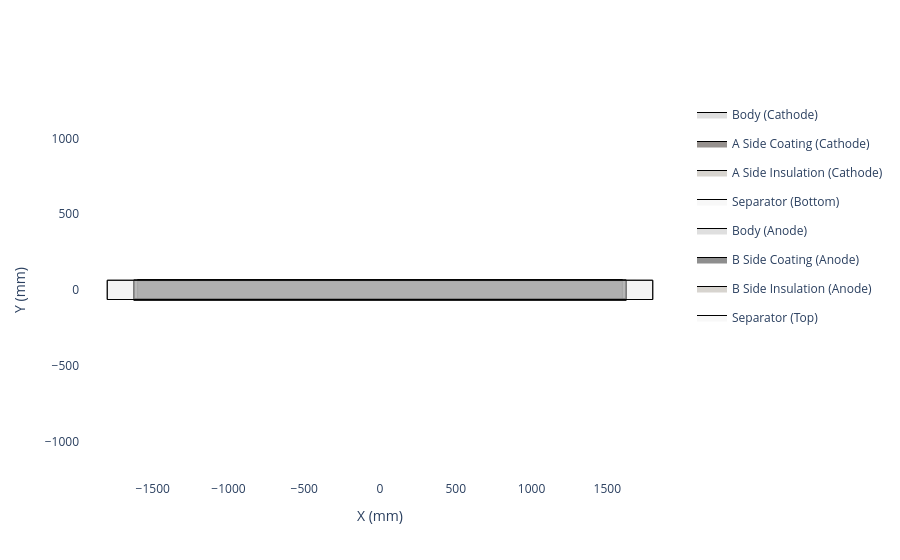

This figure's notebook cell:
### Code cell
# create the layup 

top_separator = ocd.Separator(
    material=separator_material, 
    thickness=12,
    width = 127,
    length = 3600
)

bottom_serparator = ocd.Separator(
    material=separator_material, 
    thickness=12,
    width = 127,
    length = 3600,
)

my_layup = ocd.Laminate(
    anode=my_anode,
    cathode=my_cathode,
    top_separator=top_separator,
    bottom_separator=bottom_serparator,
    name="CBAK-32140NS"
)

my_layup.get_top_down_view().show()

### Figure 1 — Plotly figure (JSON) as saved in the notebook; plotly's stock layout.template omitted (floating-point values rounded to 4 significant figures)
{"data": [{"fill": "toself", "fillcolor": "rgba(192, 192, 192, 0.5)", "legendgroup": "Body (Cathode) (Cathode)", "line": {"color": "black", "width": 1}, "mode": "lines", "name": "Body (Cathode)", "showlegend": true, "type": "scatter", "x": [-1600.0, -1600.0, -1600.0, 1600.0, 1600.0, 1600.0, -1600.0], "y": [-62.5, 62.5, 67.5, 67.5, 62.5, -62.5, -62.5]}, {"fill": "toself", "fillcolor": "rgba(47, 36, 31, 0.5)", "legendgroup": "A Side Coating (Cathode) (Cathode)", "line": {"color": "black", "width": 1}, "mode": "lines", "name": "A Side Coating (Cathode)", "type": "scatter", "x": [-1600.0, -1600.0, -1600.0, 1600.0, 1600.0, 1600.0, -1600.0, -1600.0, -1600.0, -1600.0, 1600.0, 1600.0, 1600.0, -1600.0], "y": [-62.5, 60.0, 60.0, 60.0, 60.0, -62.5, -62.5, -62.5, 60.0, 60.0, 60.0, 60.0, -62.5, -62.5]}, {"fill": "toself", "fillcolor": "rgba(176, 169, 159, 0.5)", "legendgroup": "A Side Insulation (Cathode) (Cathode)", "line": {"color": "black", "width": 1}, "mode": "lines", "name": "A Side Insulation (Cathode)", "type": "scatter", "x": [-1600.0, -1600.0, 1600.0, 1600.0, -1600.0, -1600.0, -1600.0, 1600.0, 1600.0, -1600.0], "y": [60.0, 62.5, 62.5, 60.0, 60.0, 60.0, 62.5, 62.5, 60.0, 60.0]}, {"fill": "toself", "fillcolor": "rgba(242, 242, 242, 0.5)", "legendgroup": "Separator_bottom", "line": {"color": "black", "width": 1}, "mode": "lines", "name": "Separator (Bottom)", "showlegend": true, "type": "scatter", "x": [-1800.0, -1800.0, 1800.0, 1800.0, -1800.0], "y": [-63.5, 63.5, 63.5, -63.5, -63.5]}, {"fill": "toself", "fillcolor": "rgba(192, 192, 192, 0.5)", "legendgroup": "Body (Anode) (Anode)", "line": {"color": "black", "width": 1}, "mode": "lines", "name": "Body (Anode)", "showlegend": true, "type": "scatter", "x": [-1625.0, -1625.0, -1625.0, 1625.0, 1625.0, 1625.0, -1625.0], "xaxis": "x", "y": [64.0, -64.0, -69.0, -69.0, -64.0, 64.0, 64.0], "yaxis": "y"}, {"fill": "toself", "fillcolor": "rgba(31, 31, 31, 0.5)", "legendgroup": "B Side Coating (Anode) (Anode)", "line": {"color": "black", "width": 1}, "mode": "lines", "name": "B Side Coating (Anode)", "type": "scatter", "x": [-1625.0, -1625.0, -1625.0, 1625.0, 1625.0, 1625.0, -1625.0, -1625.0, -1625.0, -1625.0, 1625.0, 1625.0, 1625.0, -1625.0], "xaxis": "x", "y": [64.0, -61.5, -61.5, -61.5, -61.5, 64.0, 64.0, 64.0, -61.5, -61.5, -61.5, -61.5, 64.0, 64.0], "yaxis": "y"}, {"fill": "toself", "fillcolor": "rgba(176, 169, 159, 0.5)", "legendgroup": "B Side Insulation (Anode) (Anode)", "line": {"color": "black", "width": 1}, "mode": "lines", "name": "B Side Insulation (Anode)", "type": "scatter", "x": [-1625.0, -1625.0, 1625.0, 1625.0, -1625.0, -1625.0, -1625.0, 1625.0, 1625.0, -1625.0], "xaxis": "x", "y": [-61.5, -64.0, -64.0, -61.5, -61.5, -61.5, -64.0, -64.0, -61.5, -61.5], "yaxis": "y"}, {"fill": "toself", "fillcolor": "rgba(242, 242, 242, 0.5)", "legendgroup": "Separator_top", "line": {"color": "black", "width": 1}, "mode": "lines", "name": "Separator (Top)", "showlegend": true, "type": "scatter", "x": [-1800.0, -1800.0, 1800.0, 1800.0, -1800.0], "y": [-63.5, 63.5, 63.5, -63.5, -63.5]}], "layout": {"paper_bgcolor": "white", "plot_bgcolor": "white", "xaxis": {"range": [-1980, 1980], "scaleanchor": "y", "title": {"text": "X (mm)"}, "zeroline": false}, "yaxis": {"range": [-75.83, 74.33], "title": {"text": "Y (mm)"}, "zeroline": false}}}
